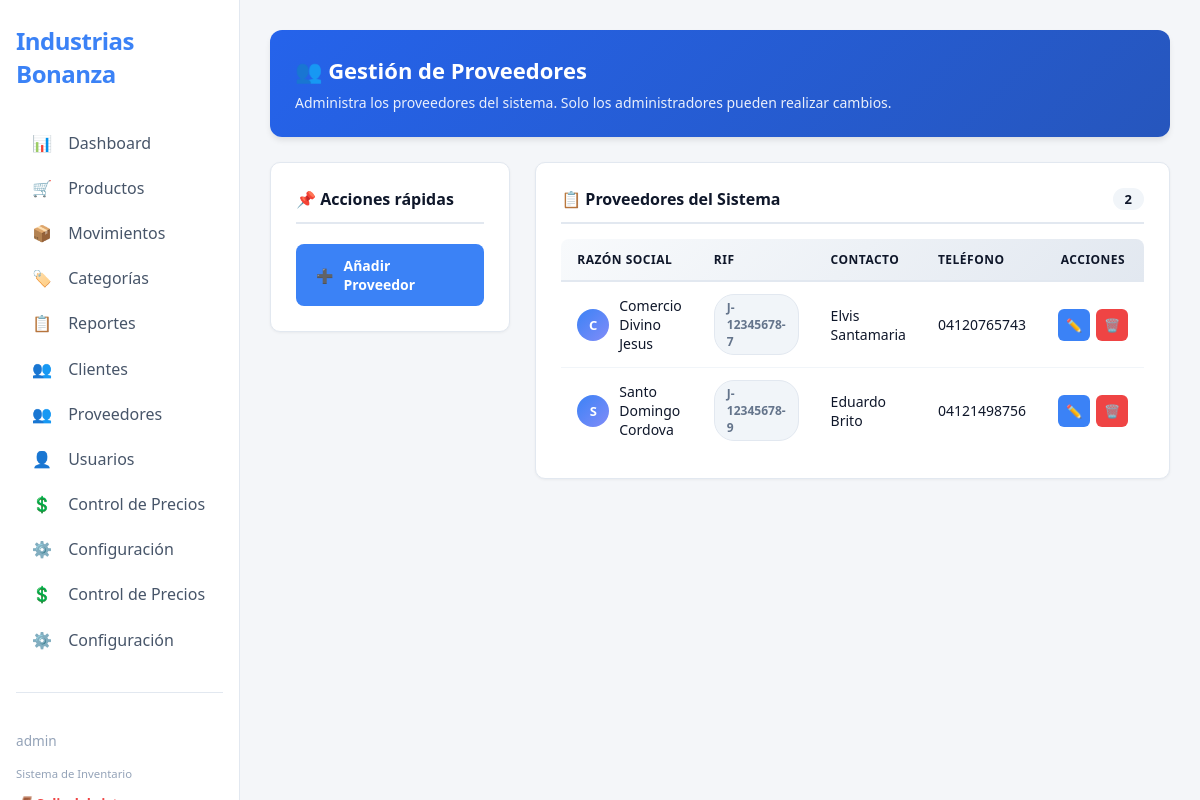
The page /index.php?controller=proveedor&action=tablaProveedores (signed in) on the database as committed earlier.
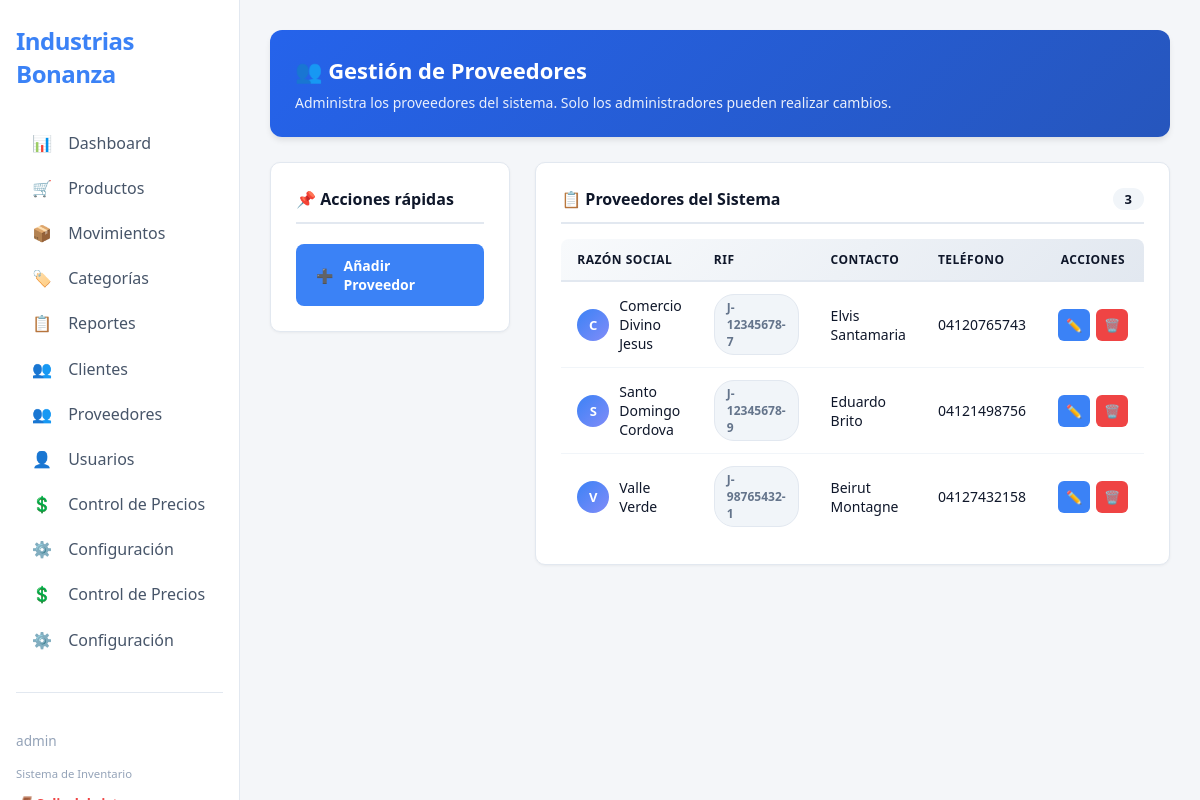
The same page on the database as committed later.
### tables this page shows
CREATE TABLE `proveedores` (
  `id_proveedor` int(11) NOT NULL AUTO_INCREMENT,
  `rif` varchar(20) NOT NULL,
  `razon_social` varchar(100) NOT NULL,
  `nombre_contacto` varchar(100) DEFAULT NULL,
  `telefono` varchar(20) DEFAULT NULL,
  `email` varchar(100) DEFAULT NULL,
  `direccion` text DEFAULT NULL,
  `estado` tinyint(1) DEFAULT 1,
  PRIMARY KEY (`id_proveedor`),
  UNIQUE KEY `rif` (`rif`)
);

### app/controller/proveedorController.php (called while the page is built, shortened)
<?php
require_once __DIR__ . '/../model/proveedorModel.php';
class ProveedorController {
    private $proveedorModel;
    public function __construct() {
        $database = new Database();
        $pdo = $database->getConnection();
        $this->proveedorModel = new proveedorModel($pdo);
    }
    public function tablaProveedores() {
        $proveedores = $this->proveedorModel->getAll();
        require_once __DIR__ . '/../views/proveedor/proveedor.php';
    }
}
?>

### app/model/proveedorModel.php (called while the page is built, shortened)
<?php
    class ProveedorModel{
        private $pdo;
        public function __construct($pdo){
            $this->pdo = $pdo;
    }
        public function getAll(){
            $stmt = $this->pdo->query("SELECT * FROM proveedores ORDER BY razon_social ASC");
            return $stmt->fetchAll(PDO::FETCH_ASSOC);
        }
        }
    ?>

### app/views/proveedor/proveedor.php (the view, shortened to what the changed rows need)
<!DOCTYPE html>
<html lang="es">
<head>
    <link rel="stylesheet" href="assets/css/sidebar.css" />
    <link rel="stylesheet" href="assets/css/proveedor.css" />
</head>
<body>
    <main class="main">
        <div class="welcome-card">
            <h1>👥 Gestión de Proveedores</h1>
        </div>
        <div class="providers-section">
            <div class="providers-list-panel">
                <h3>
                    📋 Proveedores del Sistema
                    <span class="provider-counter">
                        <?php echo isset($proveedores) ? count($proveedores) : 0; ?>
                    </span>
                </h3>
                <div class="table-container">
                    <table class="providers-table">
                        <thead>
                            <tr>
                                <th>Razón Social</th>
                                <th>RIF</th>
                                <th>Contacto</th>
                                <th>Teléfono</th>
                                <th style="text-align: center;">Acciones</th>
                            </tr>
                        </thead>
                        <tbody>
                            <?php if (!empty($proveedores)): ?>
                                <?php foreach ($proveedores as $p): ?>
                                    <tr>
                                        <td>
                                            <div class="provider-name-display">
                                                <div class="provider-avatar">
                                                    <?= strtoupper(substr(htmlspecialchars($p['razon_social'] ?? 'P'), 0, 1)) ?>
                                                </div>
                                                <span><?= htmlspecialchars($p['razon_social'] ?? 'Sin Nombre') ?></span>
                                            </div>
                                        </td>
                                        <td>
                                            <span class="badge badge-operator">
                                                <?= htmlspecialchars($p['rif'] ?? 'N/A') ?>
                                            </span>
                                        </td>
                                        <td>
                                            <?= htmlspecialchars($p['nombre_contacto'] ?? 'N/A') ?>
                                        </td>
                                        <td>
                                            <?= htmlspecialchars($p['telefono'] ?? 'N/A') ?>
                                        </td>
                                        <td>
                                            <div class="actions-cell">
                                                <a href="index.php?controller=proveedor&action=formEdit&id=<?= $p['id_proveedor'] ?? $p['id'] ?? '' ?>"
                                                   class="btn-table btn-edit"
                                                   title="Editar proveedor">
                                                    <span class="icon-edit"></span>
                                                </a>
                                                <a href="index.php?controller=proveedor&action=eliminar&id=<?= $p['id_proveedor'] ?? $p['id'] ?? '' ?>"
                                                   class="btn-table btn-delete-table"
                                                   title="Eliminar proveedor"
                                                   onclick="return confirm('¿Estás seguro de eliminar a este proveedor del sistema?');">
                                                    <span class="icon-delete-table"></span>
                                                </a>
                                            </div>
                                        </td>
                                    </tr>
                                <?php endforeach; ?>
                            <?php endif; ?>
                        </tbody>
                    </table>
                </div>
            </div>
        </div>
    </main>
</body>
</html>

Rows that differ between the two databases and show on the page:
added proveedores: razon_social "V", razon_social "Valle Verde", rif "J-98765432-1", nombre_contacto "Beirut Montagne", telefono "04127432158"
Other text that changed with them:
count($proveedores): "2" → "3"
